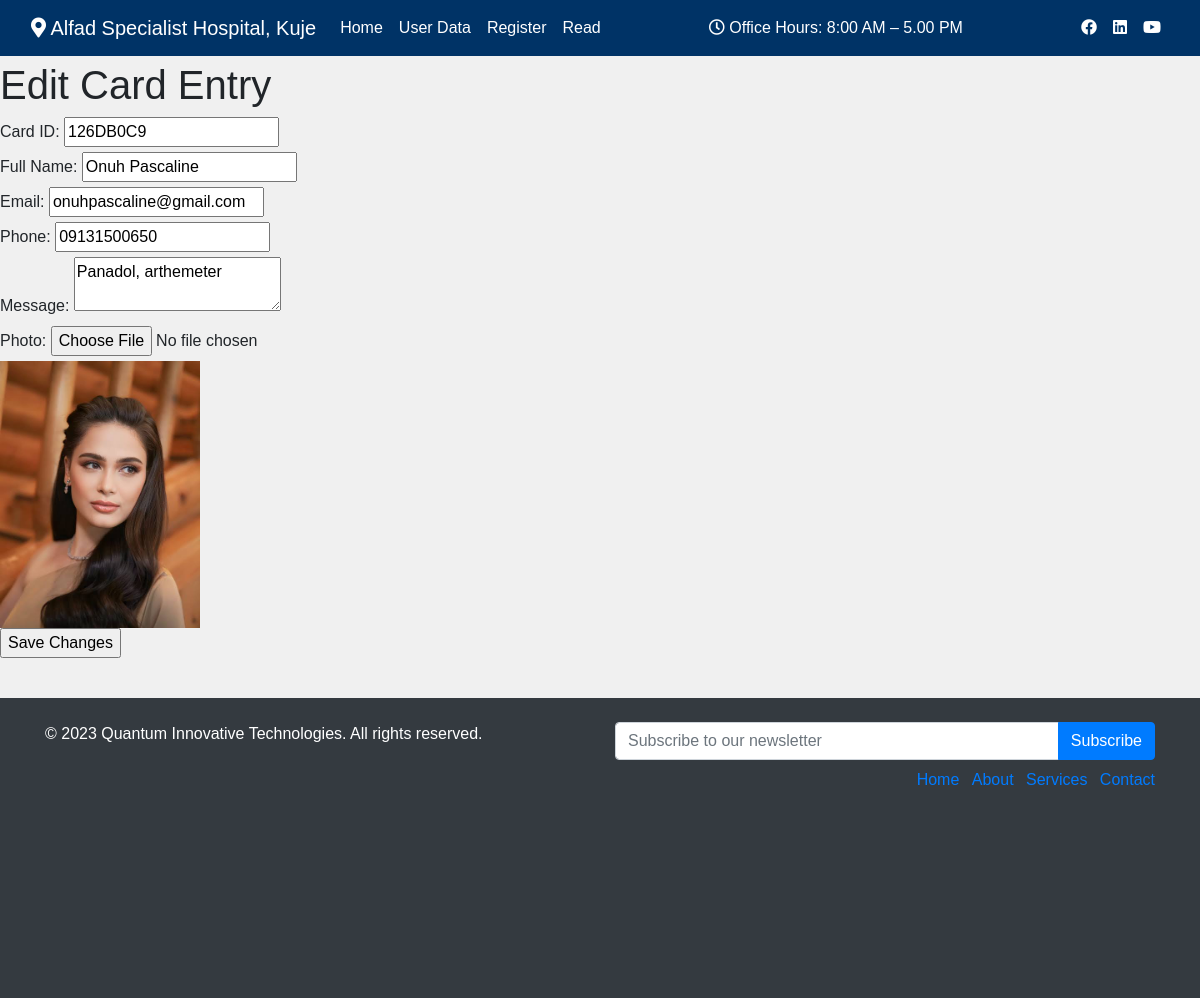
Page /edit/2 on the committed database.
### app.py (models this page shows, shortened)
class CardEntry(db.Model):
    id = db.Column(db.Integer, primary_key=True)
    card_id = db.Column(db.String(50), nullable=False)
    full_name = db.Column(db.String(100), nullable=False)
    email = db.Column(db.String(100), nullable=False)
    phone = db.Column(db.String(20), nullable=False)
    message = db.Column(db.Text, nullable=True)
    photo_path = db.Column(db.String(100), nullable=True)
    timestamp = db.Column(db.DateTime, default=datetime.utcnow, nullable=True)

### app.py (the view, shortened to what this page needs)
@app.route('/edit/<int:entry_id>', methods=['GET', 'POST'])
def edit(entry_id):
    card_entry = CardEntry.query.get_or_404(entry_id)
    return render_template('edit.html', card_entry=card_entry)

### templates/edit.html
{% extends 'base.html'%}
{% block content %}
    <h1>Edit Card Entry</h1>
    <form method="post" action="{{ url_for('edit', entry_id=card_entry.id) }}" enctype="multipart/form-data">
        <label for="card_id">Card ID:</label>
        <input type="text" name="card_id" id="card_id" value="{{ card_entry.card_id }}" required><br>
        <label for="full_name">Full Name:</label>
        <input type="text" name="full_name" id="full_name" value="{{ card_entry.full_name }}" required><br>
        <label for="email">Email:</label>
        <input type="email" name="email" id="email" value="{{ card_entry.email }}" required><br>
        <label for="phone">Phone:</label>
        <input type="text" name="phone" id="phone" value="{{ card_entry.phone }}" required><br>
        <label for="message">Message:</label>
        <textarea name="message" id="message" required>{{ card_entry.message }}</textarea><br>
        <label for="photo">Photo:</label>
        <input type="file" name="photo" id="photo"><br>
        <img src="{{ card_entry.photo_path }}" alt="Current Photo" style="max-width: 200px;"><br>
        <input type="submit" value="Save Changes">
    </form>
{% endblock content%}

### static/css/main.css (style rules this page uses)
html, body { max-width: 100%; overflow-x: hidden; margin: 0; padding: 0; flex-direction: column; font-family: Arial, sans-serif; background-color: #f0f0f0; }

### rows in the picture
CardEntry: card_id "126DB0C9", full_name "Onuh Pascaline", email "onuhpascaline@gmail.com", phone "09131500650", message "Panadol, arthemeter", photo_path (picture)
